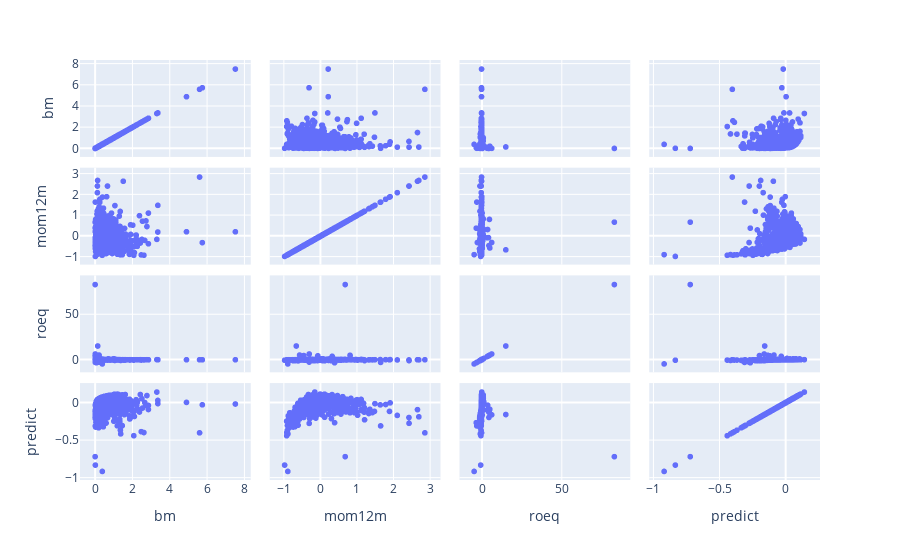

The notebook cell this image was saved under:
### Markdown cell above
#### Untransformed features

### Code cell
cd = np.empty(shape=(df.shape[0], 3, 1), dtype=float)
cd[:, 0] = df.bm.to_numpy().reshape(-1, 1)
cd[:, 1] = df.mom12m.to_numpy().reshape(-1, 1)
cd[:, 2] = df.roeq.to_numpy().reshape(-1, 1)
string = """
    %{text}<br>
    bm = %{customdata[0]:.2}<br>
    mom12m = %{customdata[1]:.2}<br>
    roeq = %{customdata[2]:.2}<extra></extra>
    """
    
fig = px.scatter_matrix(df[["bm", "mom12m", "roeq", "predict"]])
fig.update_traces(
    text=df.index.to_list(),
    customdata=cd,
    hovertemplate=string,
)
fig.show()

### Figure 1 — Plotly figure (JSON) as saved in the notebook; plotly's stock layout.template omitted (floating-point values rounded to 4 significant figures; data arrays with more than 128 entries replaced by an {"elided": "..."} marker saying what was removed)
{"data": [{"customdata": {"elided": "1891x3x1 float values"}, "dimensions": [{"axis": {"matches": true}, "label": "bm", "values": {"elided": "1891 float values"}}, {"axis": {"matches": true}, "label": "mom12m", "values": {"elided": "1891 float values"}}, {"axis": {"matches": true}, "label": "roeq", "values": {"elided": "1891 float values"}}, {"axis": {"matches": true}, "label": "predict", "values": {"elided": "1891 float values"}}], "hovertemplate": "\n    %{text}<br>\n    bm = %{customdata[0]:.2}<br>\n    mom12m = %{customdata[1]:.2}<br>\n    roeq = %{customdata[2]:.2}<extra></extra>\n    ", "legendgroup": "", "marker": {"color": "#636efa", "symbol": "circle"}, "name": "", "showlegend": false, "text": {"elided": "1891 str values"}, "type": "splom"}], "layout": {"dragmode": "select", "legend": {"tracegroupgap": 0}, "margin": {"t": 60}}}
